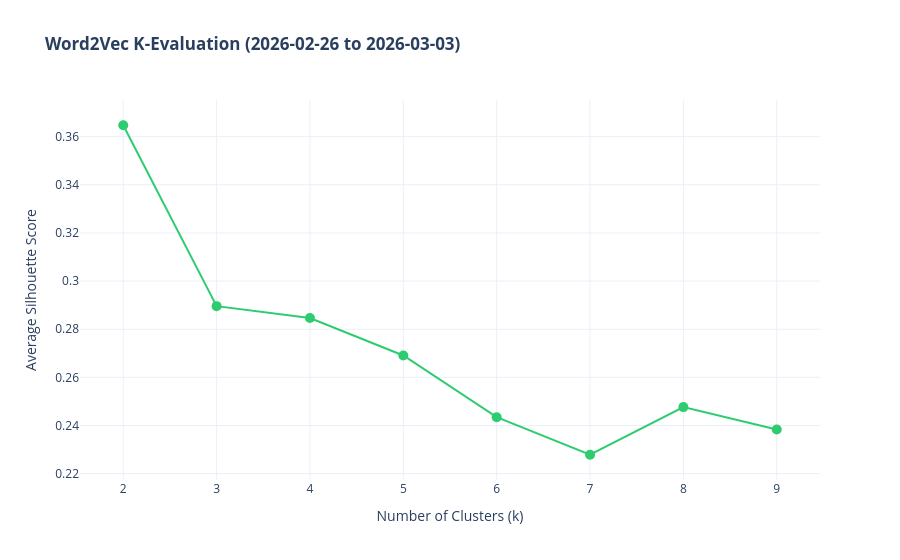
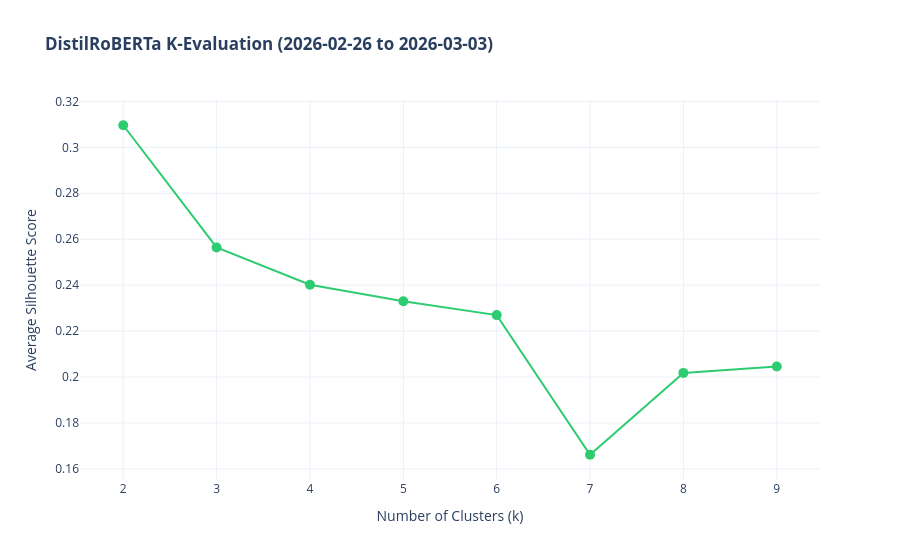

The notebook cell saved with these charts, in order:
### Code cell
print(f"\n--- ANALYSE DE LA PÉRIODE : {START_DATE} au {END_DATE} ---")

# HAC Evaluation for both embeddings models
print("\nÉvaluation HAC sur Word2Vec...")
results_w2v = run_hac_evaluation_period(
    X_full=X_w2v,
    df_features=df_w2v,
    start_date=START_DATE,
    end_date=END_DATE,
    k_range=range(2, 10),
)
plot_hac_evaluation(
    results_w2v, title=f"Word2Vec K-Evaluation ({START_DATE} to {END_DATE})"
)

print("\nÉvaluation HAC sur DistilRoBERTa (BPE)...")
results_bpe = run_hac_evaluation_period(
    X_full=X_bpe,
    df_features=df_bpe,
    start_date=START_DATE,
    end_date=END_DATE,
    k_range=range(2, 10),
)
plot_hac_evaluation(
    results_bpe, title=f"DistilRoBERTa K-Evaluation ({START_DATE} to {END_DATE})"
);

### Figure 1 — Plotly figure (JSON) as saved in the notebook; plotly's stock layout.template omitted (floating-point values rounded to 4 significant figures)
{"data": [{"line": {"color": "#2ecc71", "width": 2}, "marker": {"size": 10, "symbol": "circle"}, "mode": "lines+markers", "name": "HAC Score", "type": "scatter", "x": [2, 3, 4, 5, 6, 7, 8, 9], "y": [0.3647, 0.2896, 0.2847, 0.2691, 0.2435, 0.2279, 0.2476, 0.2384]}], "layout": {"title": {"text": "<b>Word2Vec K-Evaluation (2026-02-26 to 2026-03-03)</b>"}, "xaxis": {"title": {"text": "Number of Clusters (k)"}}, "yaxis": {"title": {"text": "Average Silhouette Score"}}}}

### Figure 2 — Plotly figure (JSON) as saved in the notebook; plotly's stock layout.template omitted (floating-point values rounded to 4 significant figures)
{"data": [{"line": {"color": "#2ecc71", "width": 2}, "marker": {"size": 10, "symbol": "circle"}, "mode": "lines+markers", "name": "HAC Score", "type": "scatter", "x": [2, 3, 4, 5, 6, 7, 8, 9], "y": [0.3096, 0.2564, 0.2402, 0.233, 0.227, 0.1662, 0.2018, 0.2046]}], "layout": {"title": {"text": "<b>DistilRoBERTa K-Evaluation (2026-02-26 to 2026-03-03)</b>"}, "xaxis": {"title": {"text": "Number of Clusters (k)"}}, "yaxis": {"title": {"text": "Average Silhouette Score"}}}}
